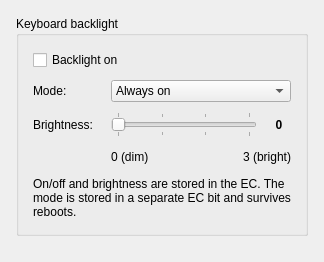
      <widget class="QWidget" name="keyboardTab">
       <attribute name="icon">
        <iconset theme="input-keyboard"/>
       </attribute>
       <attribute name="title">
        <string>Keyboard</string>
       </attribute>
       <layout class="QVBoxLayout" name="keyboardTabLayout">
        <property name="leftMargin">
         <number>16</number>
        </property>
        <property name="topMargin">
         <number>16</number>
        </property>
        <property name="rightMargin">
         <number>16</number>
        </property>
        <property name="bottomMargin">
         <number>16</number>
        </property>
        <property name="spacing">
         <number>14</number>
        </property>
        <item>
         <widget class="QGroupBox" name="keyboardBacklightGroup">
          <property name="title">
           <string>Keyboard backlight</string>
          </property>
          <property name="toolTip">
           <string>Control the keyboard backlight on, its behaviour and its brightness.</string>
          </property>
          <layout class="QGridLayout" name="keyboardBacklightLayout">
           <property name="leftMargin">
            <number>14</number>
           </property>
           <property name="topMargin">
            <number>14</number>
           </property>
           <property name="rightMargin">
            <number>14</number>
           </property>
           <property name="bottomMargin">
            <number>14</number>
           </property>
           <property name="horizontalSpacing">
            <number>18</number>
           </property>
           <property name="verticalSpacing">
            <number>10</number>
           </property>
           <item row="0" column="0" colspan="2">
            <widget class="QCheckBox" name="kbdBacklightEnableCheckBox">
             <property name="text">
              <string>Backlight on</string>
             </property>
             <property name="toolTip">
              <string>Turn the keyboard backlight on or off. Turning it off preserves the last brightness level.</string>
             </property>
            </widget>
           </item>
           <item row="1" column="0">
            <widget class="QLabel" name="keyboardBacklightLabel">
             <property name="text">
              <string>Mode:</string>
             </property>
             <property name="toolTip">
              <string>Choose whether the backlight stays on or dims after inactivity.</string>
             </property>
            </widget>
           </item>
           <item row="1" column="1">
            <widget class="QComboBox" name="keyboardBacklightModeComboBox">
             <property name="toolTip">
              <string>Always on keeps the backlight lit. Auto turn off dims it after 10 seconds without keyboard input.</string>
             </property>
             <item>
              <property name="text">
               <string>Always on</string>
              </property>
             </item>
             <item>
              <property name="text">
               <string>Auto turn off in 10 sec</string>
              </property>
             </item>
            </widget>
           </item>
           <item row="2" column="0">
            <widget class="QLabel" name="keyboardBrightnessLabel">
             <property name="text">
              <string>Brightness:</string>
             </property>
             <property name="toolTip">
              <string>Keyboard backlight level from 0 (dimmest) to 3 (brightest).</string>
             </property>
            </widget>
           </item>
           <item row="2" column="1">
            <layout class="QHBoxLayout" name="keyboardBrightnessLayout">
             <property name="spacing">
              <number>10</number>
             </property>
             <item>
              <widget class="QSlider" name="keyboardBrightnessSlider">
               <property name="sizePolicy">
                <sizepolicy hsizetype="Expanding" vsizetype="Fixed">
                 <horstretch>0</horstretch>
                 <verstretch>0</verstretch>
                </sizepolicy>
               </property>
               <property name="toolTip">
                <string>Backlight level 0–3. Level 0 is the dimmest setting while the backlight is on; use the On checkbox to turn it off.</string>
               </property>
               <property name="maximum">
                <number>3</number>
               </property>
               <property name="pageStep">
                <number>1</number>
               </property>
               <property name="orientation">
                <enum>Qt::Orientation::Horizontal</enum>
               </property>
               <property name="tickPosition">
                <enum>QSlider::TickPosition::TicksBothSides</enum>
               </property>
               <property name="tickInterval">
                <number>1</number>
               </property>
              </widget>
             </item>
             <item>
              <widget class="QLabel" name="keyboardBrightnessValueLabel">
               <property name="minimumSize">
                <size>
                 <width>24</width>
                 <height>0</height>
                </size>
               </property>
               <property name="font">
                <font>
                 <bold>true</bold>
                </font>
               </property>
               <property name="text">
                <string notr="true">0</string>
               </property>
               <property name="alignment">
                <set>Qt::AlignmentFlag::AlignCenter</set>
               </property>
               <property name="toolTip">
                <string>Current keyboard backlight level (0–3).</string>
               </property>
              </widget>
             </item>
            </layout>
           </item>
           <item row="3" column="1">
            <layout class="QHBoxLayout" name="keyboardTickLabels">
             <item>
              <widget class="QLabel" name="keyboardLevel0Label">
               <property name="text">
                <string>0 (dim)</string>
               </property>
               <property name="alignment">
                <set>Qt::AlignmentFlag::AlignLeft|Qt::AlignmentFlag::AlignVCenter</set>
               </property>
              </widget>
             </item>
             <item>
              <spacer name="keyboardTickSpacer">
               <property name="orientation">
                <enum>Qt::Orientation::Horizontal</enum>
               </property>
               <property name="sizeHint" stdset="0">
                <size>
                 <width>20</width>
                 <height>20</height>
                </size>
               </property>
              </spacer>
             </item>
             <item>
              <widget class="QLabel" name="keyboardLevel3Label">
               <property name="text">
                <string>3 (bright)</string>
               </property>
               <property name="alignment">
                <set>Qt::AlignmentFlag::AlignRight|Qt::AlignmentFlag::AlignVCenter</set>
               </property>
              </widget>
             </item>
            </layout>
           </item>
           <item row="4" column="0" colspan="2">
            <widget class="QLabel" name="keyboardHintLabel">
             <property name="text">
              <string>On/off and brightness are stored in the EC. The mode is stored in a separate EC bit and survives reboots.</string>
             </property>
             <property name="wordWrap">
              <bool>true</bool>
             </property>
            </widget>
           </item>
          </layout>
         </widget>
        </item>
        <item>
         <spacer name="keyboardSpacer">
          <property name="orientation">
           <enum>Qt::Orientation::Vertical</enum>
          </property>
          <property name="sizeHint" stdset="0">
           <size>
            <width>20</width>
            <height>10</height>
           </size>
          </property>
         </spacer>
        </item>
       </layout>
      </widget>
